Frame 1 (no input): blank canvas, image omitted
Frame 60 (the mouse pressed at the canvas centre just before this capture): blank canvas, image omitted
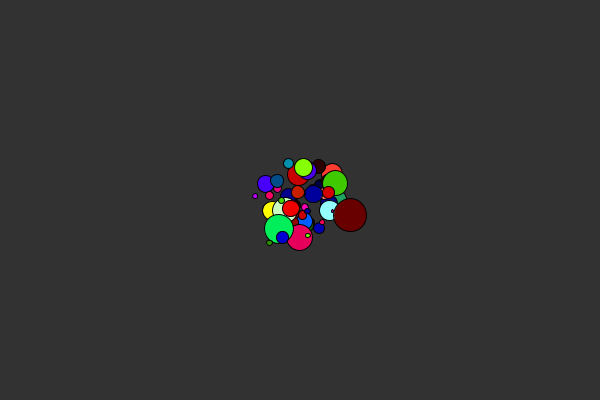
Frame 120 (the mouse held since frame 60 and released just before this capture)

The Processing sketch whose frames 1 and 60 were blank and that drew this single picture after the mouse press (run headless with seeded random() and noise(); from frame 60 on, the mouse is pressed at the canvas centre):

// Processing sketch: paintSplash
// ── paintSplash.pde
void setup(){
  size(600,400);
  background(50);
  frameRate(30);
}

void draw(){
  if(mousePressed){
    float s = randomGaussian() * 10 + 10;
    
    float dx = randomGaussian() * 20;
    float dy = randomGaussian() * 20;
    
    float r = randomGaussian() * 155 + 85;
    float g = randomGaussian() * 155 + 50;
    float b = randomGaussian() * 155 + 100;
    
    fill(color(r,g,b));
    ellipse(mouseX+dx,mouseY+dy,s,s);
  }
}
